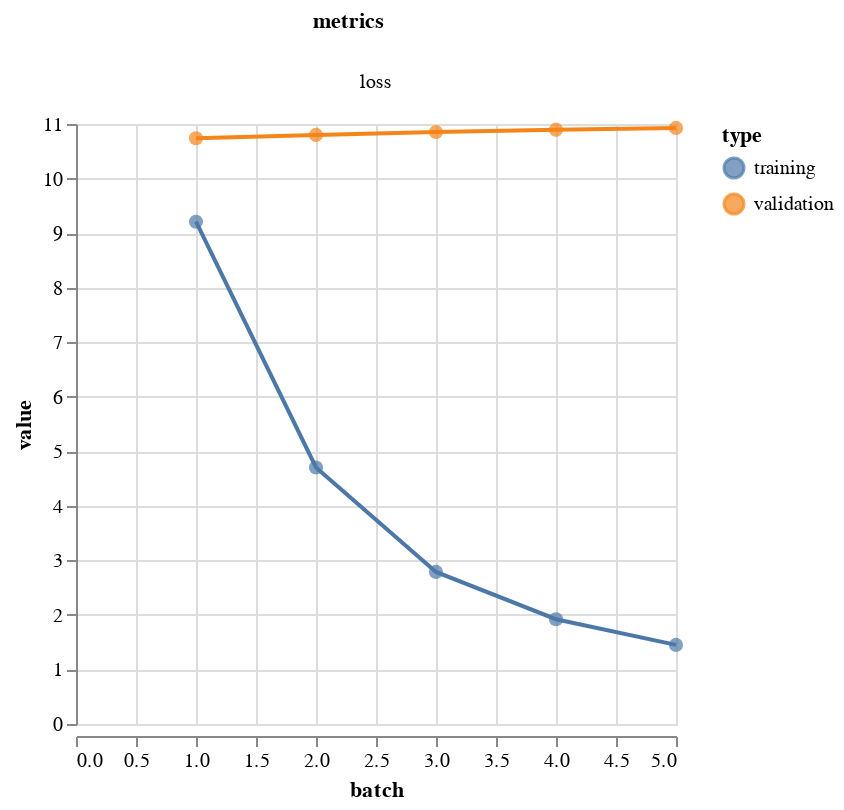

The notebook cell saved with this chart:
### Code cell
metrics(output.history)

### Figure 1 — Vega-Lite specification as saved in the notebook (floating-point values rounded to 4 significant figures)
{"config": {"view": {"continuousWidth": 400, "continuousHeight": 300}}, "data": {"name": "data-ba54ec0f87ed5f8f19037c6f7dace24c"}, "facet": {"column": {"type": "nominal", "field": "metrics"}}, "spec": {"layer": [{"mark": {"type": "circle", "size": 50}, "encoding": {"color": {"type": "nominal", "field": "type"}, "tooltip": [{"type": "quantitative", "field": "batch"}, {"type": "quantitative", "field": "value"}], "x": {"type": "quantitative", "field": "batch"}, "y": {"type": "quantitative", "field": "value"}}, "height": 300, "width": 300}, {"mark": "line", "encoding": {"color": {"type": "nominal", "field": "type"}, "x": {"type": "quantitative", "field": "batch"}, "y": {"type": "quantitative", "field": "value"}}, "height": 300, "width": 300}]}, "resolve": {"scale": {"y": "independent"}}, "$schema": "https://vega.github.io/schema/vega-lite/v4.8.1.json", "datasets": {"data-ba54ec0f87ed5f8f19037c6f7dace24c": [{"batch": 1, "value": 9.209, "type": "training", "metrics": "loss"}, {"batch": 2, "value": 4.702, "type": "training", "metrics": "loss"}, {"batch": 3, "value": 2.788, "type": "training", "metrics": "loss"}, {"batch": 4, "value": 1.921, "type": "training", "metrics": "loss"}, {"batch": 5, "value": 1.45, "type": "training", "metrics": "loss"}, {"batch": 1, "value": 10.74, "type": "validation", "metrics": "loss"}, {"batch": 2, "value": 10.8, "type": "validation", "metrics": "loss"}, {"batch": 3, "value": 10.85, "type": "validation", "metrics": "loss"}, {"batch": 4, "value": 10.9, "type": "validation", "metrics": "loss"}, {"batch": 5, "value": 10.93, "type": "validation", "metrics": "loss"}]}}
